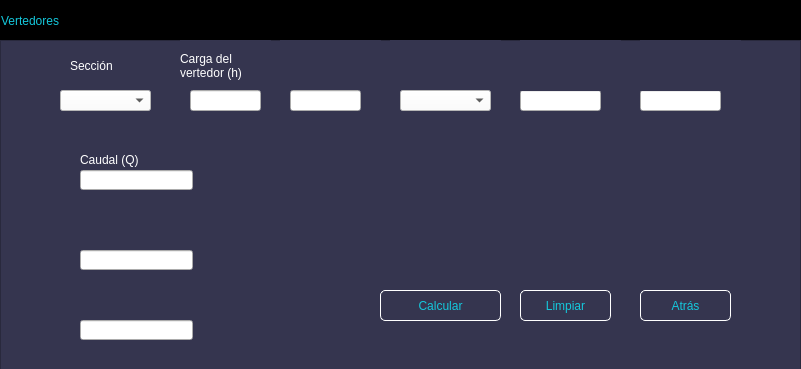
<?xml version="1.0" encoding="UTF-8"?>
<ui version="4.0">
 <class>MainWindow</class>
 <widget class="QMainWindow" name="MainWindow">
  <property name="geometry">
   <rect>
    <x>0</x>
    <y>0</y>
    <width>801</width>
    <height>369</height>
   </rect>
  </property>
  <property name="windowTitle">
   <string>MainWindow</string>
  </property>
  <widget class="QWidget" name="centralwidget">
   <widget class="QFrame" name="frame_superior">
    <property name="geometry">
     <rect>
      <x>0</x>
      <y>0</y>
      <width>801</width>
      <height>42</height>
     </rect>
    </property>
    <property name="styleSheet">
     <string notr="true">QFrame{
background-color:rgb(0, 0, 0);
}

QPushButton{
background-color: #000000ff;
border-radius:20px;
}

QPushButton:hover{
background-color:rgb(53, 53, 79);
border-radius:20px;
}</string>
    </property>
    <property name="frameShape">
     <enum>QFrame::StyledPanel</enum>
    </property>
    <property name="frameShadow">
     <enum>QFrame::Raised</enum>
    </property>
    <layout class="QHBoxLayout" name="horizontalLayout">
     <property name="spacing">
      <number>0</number>
     </property>
     <property name="leftMargin">
      <number>0</number>
     </property>
     <property name="topMargin">
      <number>0</number>
     </property>
     <property name="rightMargin">
      <number>0</number>
     </property>
     <property name="bottomMargin">
      <number>0</number>
     </property>
     <item>
      <widget class="QLabel" name="label">
       <property name="styleSheet">
        <string notr="true">font:87 12pt&quot;Arial Black&quot;;
color:rgb(20,200,220);</string>
       </property>
       <property name="text">
        <string>Vertedores</string>
       </property>
      </widget>
     </item>
     <item>
      <spacer name="horizontalSpacer">
       <property name="orientation">
        <enum>Qt::Horizontal</enum>
       </property>
       <property name="sizeHint" stdset="0">
        <size>
         <width>368</width>
         <height>20</height>
        </size>
       </property>
      </spacer>
     </item>
     <item>
      <widget class="QPushButton" name="bt_minimizar">
       <property name="minimumSize">
        <size>
         <width>40</width>
         <height>40</height>
        </size>
       </property>
       <property name="text">
        <string/>
       </property>
       <property name="icon">
        <iconset>
         <normaloff>Imágenes/minimizar.png</normaloff>Imágenes/minimizar.png</iconset>
       </property>
       <property name="iconSize">
        <size>
         <width>30</width>
         <height>30</height>
        </size>
       </property>
      </widget>
     </item>
     <item>
      <widget class="QPushButton" name="bt_cerrar">
       <property name="minimumSize">
        <size>
         <width>40</width>
         <height>40</height>
        </size>
       </property>
       <property name="text">
        <string/>
       </property>
       <property name="icon">
        <iconset>
         <normaloff>Imágenes/cerrar2.png</normaloff>Imágenes/cerrar2.png</iconset>
       </property>
       <property name="iconSize">
        <size>
         <width>30</width>
         <height>30</height>
        </size>
       </property>
      </widget>
     </item>
    </layout>
   </widget>
   <widget class="QFrame" name="frame_2">
    <property name="geometry">
     <rect>
      <x>0</x>
      <y>40</y>
      <width>801</width>
      <height>361</height>
     </rect>
    </property>
    <property name="styleSheet">
     <string notr="true">QFrame{
background-color:rgb(53,53,79);
}

QPushButton{
font:87 12pt&quot;Arial Black&quot;;
background-color:#000000ff;
color:rgb(20,200,220);
border-radius:5px;
border:1px solid white;
}


QPushButton:hover{
background-color:black;
}</string>
    </property>
    <property name="frameShape">
     <enum>QFrame::StyledPanel</enum>
    </property>
    <property name="frameShadow">
     <enum>QFrame::Raised</enum>
    </property>
    <widget class="QLabel" name="label_3">
     <property name="geometry">
      <rect>
       <x>180</x>
       <y>0</y>
       <width>91</width>
       <height>51</height>
      </rect>
     </property>
     <property name="styleSheet">
      <string notr="true">font:87 10pt&quot;Arial Black&quot;;
color:rgb(255,255,255);</string>
     </property>
     <property name="text">
      <string>Carga del vertedor (h)</string>
     </property>
     <property name="wordWrap">
      <bool>true</bool>
     </property>
    </widget>
    <widget class="QLabel" name="T_Variable1">
     <property name="geometry">
      <rect>
       <x>280</x>
       <y>0</y>
       <width>101</width>
       <height>51</height>
      </rect>
     </property>
     <property name="styleSheet">
      <string notr="true">font:87 10pt&quot;Arial Black&quot;;
color:rgb(255,255,255);</string>
     </property>
     <property name="text">
      <string/>
     </property>
     <property name="wordWrap">
      <bool>true</bool>
     </property>
    </widget>
    <widget class="QLineEdit" name="h">
     <property name="geometry">
      <rect>
       <x>190</x>
       <y>50</y>
       <width>71</width>
       <height>21</height>
      </rect>
     </property>
    </widget>
    <widget class="QLineEdit" name="Variable1">
     <property name="geometry">
      <rect>
       <x>290</x>
       <y>50</y>
       <width>71</width>
       <height>21</height>
      </rect>
     </property>
    </widget>
    <widget class="QLineEdit" name="Variable3">
     <property name="geometry">
      <rect>
       <x>520</x>
       <y>50</y>
       <width>81</width>
       <height>21</height>
      </rect>
     </property>
    </widget>
    <widget class="QLabel" name="label_6">
     <property name="geometry">
      <rect>
       <x>80</x>
       <y>110</y>
       <width>111</width>
       <height>20</height>
      </rect>
     </property>
     <property name="styleSheet">
      <string notr="true">font:87 10pt&quot;Arial Black&quot;;
color:rgb(255,255,255);</string>
     </property>
     <property name="text">
      <string>Caudal (Q)</string>
     </property>
     <property name="wordWrap">
      <bool>true</bool>
     </property>
    </widget>
    <widget class="QLabel" name="T_Incognita1">
     <property name="geometry">
      <rect>
       <x>80</x>
       <y>160</y>
       <width>111</width>
       <height>41</height>
      </rect>
     </property>
     <property name="styleSheet">
      <string notr="true">font:87 10pt&quot;Arial Black&quot;;
color:rgb(255,255,255);</string>
     </property>
     <property name="text">
      <string/>
     </property>
     <property name="wordWrap">
      <bool>true</bool>
     </property>
    </widget>
    <widget class="QLineEdit" name="Caudal">
     <property name="geometry">
      <rect>
       <x>80</x>
       <y>130</y>
       <width>113</width>
       <height>20</height>
      </rect>
     </property>
    </widget>
    <widget class="QLineEdit" name="Incognita1">
     <property name="geometry">
      <rect>
       <x>80</x>
       <y>210</y>
       <width>113</width>
       <height>20</height>
      </rect>
     </property>
    </widget>
    <widget class="QPushButton" name="Calcular">
     <property name="geometry">
      <rect>
       <x>380</x>
       <y>250</y>
       <width>121</width>
       <height>31</height>
      </rect>
     </property>
     <property name="text">
      <string>Calcular</string>
     </property>
    </widget>
    <widget class="QPushButton" name="Limpiar">
     <property name="geometry">
      <rect>
       <x>520</x>
       <y>250</y>
       <width>91</width>
       <height>31</height>
      </rect>
     </property>
     <property name="text">
      <string>Limpiar</string>
     </property>
    </widget>
    <widget class="QPushButton" name="Atras">
     <property name="geometry">
      <rect>
       <x>640</x>
       <y>250</y>
       <width>91</width>
       <height>31</height>
      </rect>
     </property>
     <property name="text">
      <string>Atrás</string>
     </property>
    </widget>
    <widget class="QLineEdit" name="Incognita2">
     <property name="geometry">
      <rect>
       <x>80</x>
       <y>280</y>
       <width>113</width>
       <height>20</height>
      </rect>
     </property>
    </widget>
    <widget class="QLabel" name="T_Variable2">
     <property name="geometry">
      <rect>
       <x>390</x>
       <y>0</y>
       <width>111</width>
       <height>51</height>
      </rect>
     </property>
     <property name="styleSheet">
      <string notr="true">font:87 10pt&quot;Arial Black&quot;;
color:rgb(255,255,255);</string>
     </property>
     <property name="text">
      <string/>
     </property>
     <property name="wordWrap">
      <bool>true</bool>
     </property>
    </widget>
    <widget class="QLabel" name="label_17">
     <property name="geometry">
      <rect>
       <x>230</x>
       <y>360</y>
       <width>111</width>
       <height>41</height>
      </rect>
     </property>
     <property name="styleSheet">
      <string notr="true">font:87 10pt&quot;Arial Black&quot;;
color:rgb(255,255,255);</string>
     </property>
     <property name="text">
      <string>Número de Froude</string>
     </property>
     <property name="wordWrap">
      <bool>true</bool>
     </property>
    </widget>
    <widget class="QComboBox" name="Incognita">
     <property name="geometry">
      <rect>
       <x>60</x>
       <y>50</y>
       <width>91</width>
       <height>21</height>
      </rect>
     </property>
     <property name="styleSheet">
      <string notr="true">background-color:rgb(255,255,255);
</string>
     </property>
    </widget>
    <widget class="QLineEdit" name="Variable4">
     <property name="geometry">
      <rect>
       <x>640</x>
       <y>50</y>
       <width>81</width>
       <height>21</height>
      </rect>
     </property>
    </widget>
    <widget class="QLabel" name="Imagen">
     <property name="geometry">
      <rect>
       <x>380</x>
       <y>90</y>
       <width>361</width>
       <height>151</height>
      </rect>
     </property>
     <property name="styleSheet">
      <string notr="true">background-color:rgb(53,53,79);</string>
     </property>
     <property name="text">
      <string/>
     </property>
     <property name="textFormat">
      <enum>Qt::AutoText</enum>
     </property>
     <property name="pixmap">
      <pixmap>Imágenes/Trapezoidal.png</pixmap>
     </property>
     <property name="scaledContents">
      <bool>true</bool>
     </property>
    </widget>
    <widget class="QLabel" name="T_Variable3">
     <property name="geometry">
      <rect>
       <x>520</x>
       <y>0</y>
       <width>101</width>
       <height>51</height>
      </rect>
     </property>
     <property name="styleSheet">
      <string notr="true">font:87 10pt&quot;Arial Black&quot;;
color:rgb(255,255,255);</string>
     </property>
     <property name="text">
      <string/>
     </property>
     <property name="wordWrap">
      <bool>true</bool>
     </property>
    </widget>
    <widget class="QLabel" name="T_Variable4">
     <property name="geometry">
      <rect>
       <x>640</x>
       <y>0</y>
       <width>101</width>
       <height>51</height>
      </rect>
     </property>
     <property name="styleSheet">
      <string notr="true">font:87 10pt&quot;Arial Black&quot;;
color:rgb(255,255,255);</string>
     </property>
     <property name="text">
      <string/>
     </property>
     <property name="wordWrap">
      <bool>true</bool>
     </property>
    </widget>
    <widget class="QLabel" name="label_10">
     <property name="geometry">
      <rect>
       <x>70</x>
       <y>10</y>
       <width>61</width>
       <height>31</height>
      </rect>
     </property>
     <property name="styleSheet">
      <string notr="true">font:87 10pt&quot;Arial Black&quot;;
color:rgb(255,255,255);</string>
     </property>
     <property name="text">
      <string>Sección</string>
     </property>
     <property name="wordWrap">
      <bool>true</bool>
     </property>
    </widget>
    <widget class="QLabel" name="T_Incognita2">
     <property name="geometry">
      <rect>
       <x>80</x>
       <y>230</y>
       <width>111</width>
       <height>41</height>
      </rect>
     </property>
     <property name="styleSheet">
      <string notr="true">font:87 10pt&quot;Arial Black&quot;;
color:rgb(255,255,255);</string>
     </property>
     <property name="text">
      <string/>
     </property>
     <property name="wordWrap">
      <bool>true</bool>
     </property>
    </widget>
    <widget class="QComboBox" name="Angulo">
     <property name="geometry">
      <rect>
       <x>400</x>
       <y>50</y>
       <width>91</width>
       <height>21</height>
      </rect>
     </property>
     <property name="styleSheet">
      <string notr="true">background-color:rgb(255,255,255);
</string>
     </property>
    </widget>
    <widget class="QLabel" name="Condiciones">
     <property name="geometry">
      <rect>
       <x>220</x>
       <y>140</y>
       <width>101</width>
       <height>81</height>
      </rect>
     </property>
     <property name="styleSheet">
      <string notr="true">font:87 10pt&quot;Arial Black&quot;;
color:rgb(255,255,255);</string>
     </property>
     <property name="text">
      <string/>
     </property>
     <property name="textFormat">
      <enum>Qt::AutoText</enum>
     </property>
     <property name="pixmap">
      <pixmap>Imágenes/Trapezoidal.png</pixmap>
     </property>
     <property name="scaledContents">
      <bool>true</bool>
     </property>
     <property name="alignment">
      <set>Qt::AlignCenter</set>
     </property>
     <property name="wordWrap">
      <bool>true</bool>
     </property>
    </widget>
    <widget class="QLabel" name="T_Condiciones">
     <property name="geometry">
      <rect>
       <x>220</x>
       <y>110</y>
       <width>111</width>
       <height>20</height>
      </rect>
     </property>
     <property name="styleSheet">
      <string notr="true">font:87 10pt&quot;Arial Black&quot;;
color:rgb(255,255,255);</string>
     </property>
     <property name="text">
      <string/>
     </property>
     <property name="wordWrap">
      <bool>true</bool>
     </property>
    </widget>
   </widget>
  </widget>
 </widget>
 <resources/>
 <connections/>
</ui>
